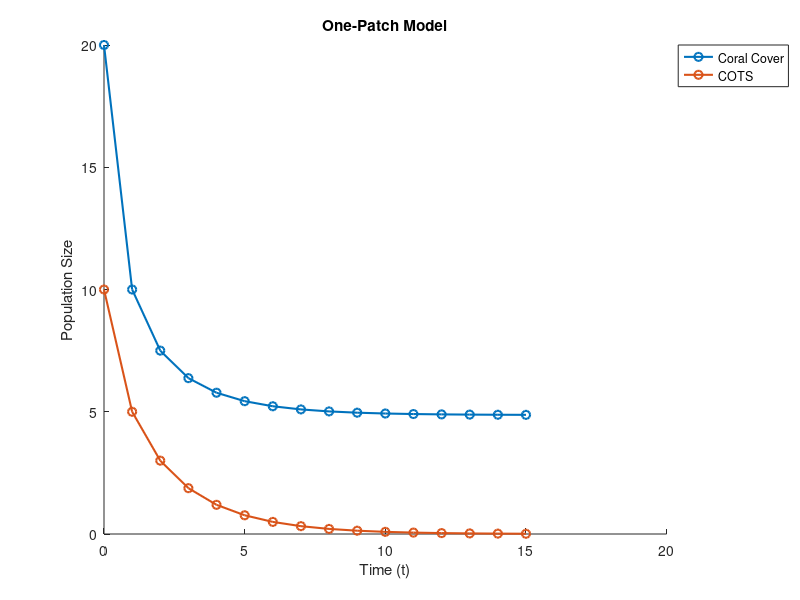

The MATLAB source for this figure:
clear all

% x = coral cover
% y = COTS

% Define problem parameters
alpha_x = 0.05;     % interaction constant in equation for coral
alpha_y = 0.01;     % interaction constant in equation for COTS
% alpha = 1;
% beta = 1;
% delta = 1;
% gamma = 1;
x_0 = 20;           % initial coral cover
y_0 = 10;           % initial COTS 

% Initialise time vector
t_0 = 0;
t_start = 1;
t_end = 15;
t_vec = t_0:1:t_end;

% Initialise vectors for x and y
x = zeros(1, t_end+1);
y = zeros(1, t_end+1);
x(1) = x_0;
y(1) = y_0;

% Initialise vector for control effort
k_0 = 0.3;
k = k_0 * ones(1, length(t_vec));

% Loop over and calculate population size through time
for t = t_start:t_end
    % Calculate the population for the next year
    x(t+1) = x(t) * (1 - alpha_x * y(t));
    y(t+1) = y(t) * (1 - alpha_y * x(t) - k(t));    
%     x(t+1) = x(t) * (alpha - beta * y(t));
%     y(t+1) = y(t) * (delta * x(t) - gamma - k(t));
    
    % Check they aren't less than zero
    if x(t+1) < 0
        x(t+1) = 0;
    end
    if y(t+1) < 0
        y(t+1) = 0;
    end
end

% Plotting
figure(2), clf, hold on
plot(t_vec, x, '-o', 'Linewidth', 1.5)
plot(t_vec, y, '-o', 'Linewidth', 1.5)
title('One-Patch Model')
xlabel('Time (t)')
ylabel('Population Size')
legend('Coral Cover', 'COTS', 'Location', 'NorthEastOutside')